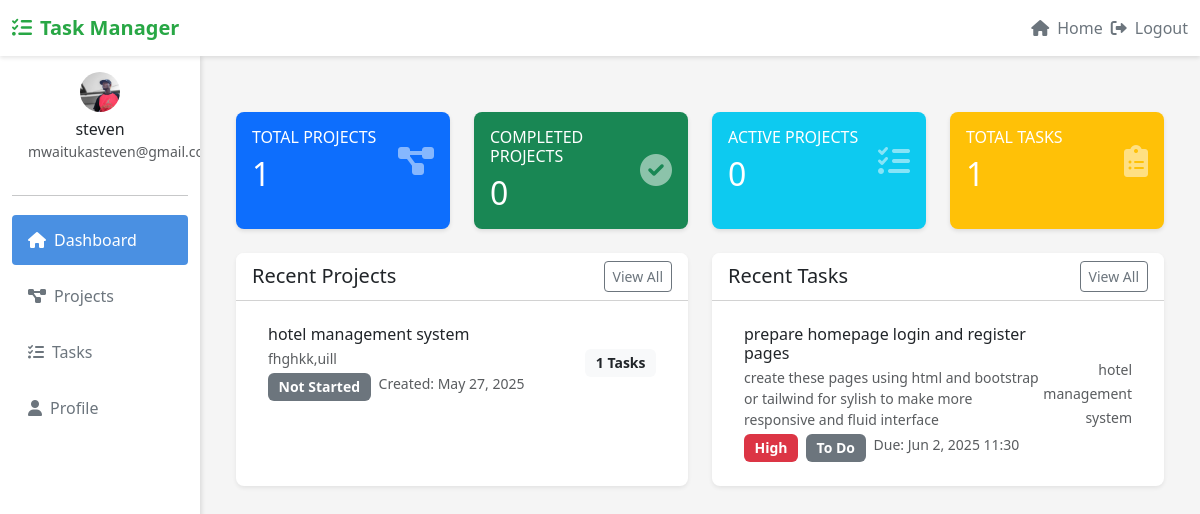
The page /dashboard/ (signed in) on the database its author committed.
### task_manager_app/models.py (models this page shows, shortened)
class UserProfile(models.Model):
    user = models.OneToOneField(User, on_delete=models.CASCADE, related_name='userprofile')
    profile_picture = models.ImageField(upload_to='profile_pics/', null=True, blank=True)
    bio = models.TextField(max_length=500, blank=True)

class Project(models.Model):
    STATUS_CHOICES = [
        ('not_started', 'Not Started'),
        ('in_progress', 'In Progress'),
        ('completed', 'Completed'),
    ]
    name = models.CharField(max_length=200)
    description = models.TextField()
    user = models.ForeignKey(User, on_delete=models.CASCADE, related_name='projects', null=True, blank=True)
    created_at = models.DateTimeField(auto_now_add=True)
    updated_at = models.DateTimeField(auto_now=True)
    status = models.CharField(max_length=20, choices=STATUS_CHOICES, default='not_started')
    class Meta:
        ordering = ['-updated_at']

class Task(models.Model):
    PRIORITY_CHOICES = [
        ('L', 'Low'),
        ('M', 'Medium'),
        ('H', 'High'),
    ]
    STATUS_CHOICES = [
        ('T', 'To Do'),
        ('P', 'In Progress'),
        ('D', 'Done'),
    ]
    title = models.CharField(max_length=200)
    description = models.TextField(blank=True)
    project = models.ForeignKey(Project, on_delete=models.CASCADE, related_name='tasks')
    status = models.CharField(max_length=1, choices=STATUS_CHOICES, default='T')
    priority = models.CharField(max_length=1, choices=PRIORITY_CHOICES, default='M')
    created_at = models.DateTimeField(auto_now_add=True)
    updated_at = models.DateTimeField(auto_now=True)
    due_date = models.DateTimeField(null=True, blank=True)
    is_completed = models.BooleanField(default=False)
    class Meta:
        ordering = ['-updated_at']

### task_manager_app/views.py (the view)
# urls.py: path('dashboard/', views.dashboard, name='dashboard'),
@login_required
def dashboard(request):
    total_projects = Project.objects.filter(user=request.user).count()
    completed_projects = Project.objects.filter(user=request.user, status='completed').count()
    active_projects = Project.objects.filter(user=request.user, status='in_progress').count()
    total_tasks = Task.objects.filter(project__user=request.user).count()
    recent_projects = Project.objects.filter(user=request.user).order_by('-created_at')[:5]
    recent_tasks = Task.objects.filter(project__user=request.user).order_by('-created_at')[:5]
    context = {
        'total_projects': total_projects,
        'completed_projects': completed_projects,
        'active_projects': active_projects,
        'total_tasks': total_tasks,
        'recent_projects': recent_projects,
        'recent_tasks': recent_tasks,
    }
    return render(request, 'task_manager_app/dashboard.html', context)

### task_manager_app/templates/task_manager_app/dashboard.html (shortened to what this page needs)
{% extends 'base.html' %}
{% block content %}
<div class="container py-4">
    <div class="row mb-4">
        <div class="col-md-3">
            <div class="card bg-primary text-white h-100">
                <div class="card-body">
                    <div class="d-flex justify-content-between align-items-center">
                        <div>
                            <h6 class="text-uppercase mb-2">Total Projects</h6>
                            <h2 class="mb-0">{{ total_projects }}</h2>
                        </div>
                        <i class="fas fa-project-diagram fa-2x opacity-50"></i>
                    </div>
                </div>
            </div>
        </div>
        <div class="col-md-3">
            <div class="card bg-success text-white h-100">
                <div class="card-body">
                    <div class="d-flex justify-content-between align-items-center">
                        <div>
                            <h6 class="text-uppercase mb-2">Completed Projects</h6>
                            <h2 class="mb-0">{{ completed_projects }}</h2>
                        </div>
                        <i class="fas fa-check-circle fa-2x opacity-50"></i>
                    </div>
                </div>
            </div>
        </div>
        <div class="col-md-3">
            <div class="card bg-info text-white h-100">
                <div class="card-body">
                    <div class="d-flex justify-content-between align-items-center">
                        <div>
                            <h6 class="text-uppercase mb-2">Active Projects</h6>
                            <h2 class="mb-0">{{ active_projects }}</h2>
                        </div>
                        <i class="fas fa-tasks fa-2x opacity-50"></i>
                    </div>
                </div>
            </div>
        </div>
        <div class="col-md-3">
            <div class="card bg-warning text-white h-100">
                <div class="card-body">
                    <div class="d-flex justify-content-between align-items-center">
                        <div>
                            <h6 class="text-uppercase mb-2">Total Tasks</h6>
                            <h2 class="mb-0">{{ total_tasks }}</h2>
                        </div>
                        <i class="fas fa-clipboard-list fa-2x opacity-50"></i>
                    </div>
                </div>
            </div>
        </div>
    </div>
    <div class="row">
        <div class="col-md-6 mb-4">
            <div class="card shadow-sm h-100">
                <div class="card-header bg-white d-flex justify-content-between align-items-center">
                    <h5 class="card-title mb-0">Recent Projects</h5>
                    <a href="{% url 'task_manager:project_list' %}" class="btn btn-outline-primary btn-sm">
                        View All
                    </a>
                </div>
                <div class="card-body">
                    {% if recent_projects %}
                        <div class="list-group list-group-flush">
                            {% for project in recent_projects %}
                                <a href="{% url 'task_manager:project_detail' project_id=project.id %}"
                                   class="list-group-item list-group-item-action">
                                    <div class="d-flex w-100 justify-content-between align-items-center">
                                        <div>
                                            <h6 class="mb-1">{{ project.name }}</h6>
                                            <p class="mb-1 text-muted small">{{ project.description|truncatewords:20 }}</p>
                                            <div class="d-flex gap-2">
                                                <span class="badge bg-{% if project.status == 'completed' %}success{% elif project.status == 'in_progress' %}primary{% else %}secondary{% endif %}">
                                                    {{ project.get_status_display }}
                                                </span>
                                                <small class="text-muted">Created: {{ project.created_at|date:"M j, Y" }}</small>
                                            </div>
                                        </div>
                                        <div class="text-end">
                                            <span class="badge bg-light text-dark">
                                                {{ project.tasks.count }} Tasks
                                            </span>
                                        </div>
                                    </div>
                                </a>
                            {% endfor %}
                        </div>
                    {% else %}
                        <p class="text-muted mb-0">No projects yet. Create your first project!</p>
                    {% endif %}
                </div>
            </div>
        </div>
        <div class="col-md-6 mb-4">
            <div class="card shadow-sm h-100">
                <div class="card-header bg-white d-flex justify-content-between align-items-center">
                    <h5 class="card-title mb-0">Recent Tasks</h5>
                    <a href="{% url 'task_manager:task_list' %}" class="btn btn-outline-primary btn-sm">
                        View All
                    </a>
                </div>
                <div class="card-body">
                    {% if recent_tasks %}
                        <div class="list-group list-group-flush">
                            {% for task in recent_tasks %}
                                <a href="{% url 'task_manager:task_list' %}"
                                   class="list-group-item list-group-item-action">
                                    <div class="d-flex w-100 justify-content-between align-items-center">
                                        <div>
                                            <h6 class="mb-1">{{ task.title }}</h6>
                                            <p class="mb-1 text-muted small">{{ task.description|truncatewords:20 }}</p>
                                            <div class="d-flex gap-2">
                                                <span class="badge bg-{% if task.priority == 'H' %}danger{% elif task.priority == 'M' %}warning{% else %}info{% endif %}">
                                                    {{ task.get_priority_display }}
                                                </span>
                                                <span class="badge bg-{% if task.is_completed %}success{% else %}secondary{% endif %}">
                                                    {{ task.get_status_display }}
                                                </span>
                                                {% if task.due_date %}
                                                    <small class="text-muted">Due: {{ task.due_date|date:"M j, Y H:i" }}</small>
                                                {% endif %}
                                            </div>
                                        </div>
                                        <div class="text-end">
                                            <small class="text-muted">{{ task.project.name }}</small>
                                        </div>
                                    </div>
                                </a>
                            {% endfor %}
                        </div>
                    {% else %}
                        <p class="text-muted mb-0">No tasks yet. Add your first task!</p>
                    {% endif %}
                </div>
            </div>
        </div>
    </div>
</div>
{% endblock %}

### task_manager_app/templates/base.html (shortened to what this page needs)
<!DOCTYPE html>
<html lang="en">
<head>
    <link href="https://cdn.jsdelivr.net/npm/bootstrap@5.3.0/dist/css/bootstrap.min.css" rel="stylesheet">
    <link href="https://cdnjs.cloudflare.com/ajax/libs/font-awesome/6.0.0/css/all.min.css" rel="stylesheet">
</head>
<body>
    <nav class="navbar navbar-expand-lg navbar-light">
        <div class="container-fluid">
            <a class="navbar-brand" href="{% url 'task_manager:homepage' %}">
                <i class="fas fa-tasks me-2"></i>Task Manager
            </a>
            <div class="collapse navbar-collapse" id="navbarNav">
                <ul class="navbar-nav ms-auto align-items-center">
                    {% if user.is_authenticated %}
                        <li class="nav-item">
                            <a class="nav-link" href="{% url 'task_manager:homepage' %}">
                                <i class="fas fa-home me-2"></i>Home
                            </a>
                        </li>
                        <li class="nav-item">
                            <form method="post" action="{% url 'logout' %}" class="d-inline m-0">
                                <button type="submit" class="btn btn-link nav-link p-0">
                                    <i class="fas fa-sign-out-alt me-2"></i>Logout
                                </button>
                            </form>
                        </li>
                    {% endif %}
                </ul>
            </div>
        </div>
    </nav>
    <div class="container-fluid">
        <div class="row">
            {% if user.is_authenticated %}
            <div class="col-md-3 col-lg-2 d-md-block sidebar collapse">
                <div class="position-sticky">
                    <div class="text-center p-3">
                        {% if user.userprofile.profile_picture %}
                            <img src="{{ user.userprofile.profile_picture.url }}" alt="Profile" class="rounded-circle profile-img mb-2">
                        {% else %}
                            <i class="fas fa-user-circle fa-3x mb-2 text-secondary"></i>
                        {% endif %}
                        <h6 class="mb-0">{{ user.username }}</h6>
                        <small class="text-muted">{{ user.email }}</small>
                    </div>
                    <hr>
                    <ul class="nav flex-column">
                        <li class="nav-item">
                            <a class="nav-link {% if request.resolver_match.url_name == 'dashboard' %}active{% endif %}" href="{% url 'task_manager:dashboard' %}">
                                <i class="fas fa-home me-2"></i>Dashboard
                            </a>
                        </li>
                        <li class="nav-item">
                            <a class="nav-link {% if request.resolver_match.url_name == 'project_list' %}active{% endif %}" href="{% url 'task_manager:project_list' %}">
                                <i class="fas fa-project-diagram me-2"></i>Projects
                            </a>
                        </li>
                        <li class="nav-item">
                            <a class="nav-link {% if request.resolver_match.url_name == 'task_list' %}active{% endif %}" href="{% url 'task_manager:task_list' %}">
                                <i class="fas fa-tasks me-2"></i>Tasks
                            </a>
                        </li>
                        <li class="nav-item">
                            <a class="nav-link {% if request.resolver_match.url_name == 'profile' %}active{% endif %}" href="{% url 'task_manager:profile' %}">
                                <i class="fas fa-user me-2"></i>Profile
                            </a>
                        </li>
                    </ul>
                </div>
            </div>
            {% endif %}
            <main class="col-md-9 ms-sm-auto col-lg-10 px-md-4 main-content">
                {% block content %}{% endblock %}
            </main>
        </div>
    </div>
</body>
</html>

### task_manager_app/templates/base.html (style rules this page uses)
:root { --primary-color: #4a90e2; --secondary-color: #f8f9fa; --accent-color: #6c757d; --success-color: #28a745; --danger-color: #dc3545; --warning-color: #ffc107; --info-color: #17a2b8; }
body { min-height: 100vh; display: flex; flex-direction: column; background-color: #f5f5f5; }
.navbar { background-color: white; box-shadow: 0 2px 4px rgba(0,0,0,0.1); position: sticky; top: 0; z-index: 1000; }
.navbar-brand { font-weight: bold; color: var(--success-color); }
.nav-link { color: var(--accent-color); transition: color 0.3s ease; }
.btn-outline-primary { color: var(--accent-color); border-color: var(--accent-color); }
.card { border: none; box-shadow: 0 2px 4px rgba(0,0,0,0.1); transition: transform 0.3s ease; }
.btn-link { text-decoration: none; padding: 0; }
.sidebar { background-color: white; min-height: calc(100vh - 56px); box-shadow: 2px 0 4px rgba(0,0,0,0.1); position: sticky; top: 56px; height: calc(100vh - 56px); overflow-y: auto; }
.sidebar .nav-link { color: var(--accent-color); padding: 0.8rem 1rem; border-radius: 0.25rem; margin: 0.2rem 0; transition: all 0.3s ease; }
.sidebar .nav-link.active { background-color: var(--primary-color); color: white; }
.profile-img { width: 40px; height: 40px; object-fit: cover; }
.main-content { flex: 1; padding: 2rem; background-color: #f5f5f5; }

### task_manager_app/templates/task_manager_app/dashboard.html (style rules this page uses)
.card { border: none; border-radius: 0.5rem; }
.card-header { border-radius: 0.5rem 0.5rem 0 0 !important; }
.list-group-item { border-left: none; border-right: none; transition: background-color 0.2s; }
.list-group-item:first-child { border-top: none; }
.list-group-item:last-child { border-bottom: none; }
.badge { font-size: 0.875rem; padding: 0.5em 0.75em; }

### rows shown on the page
Project: name "hotel management system", description "fhghkk,uill", status "Not Started", created_at "May 27, 2025", tasks.count "1"
Task: title "prepare homepage login and register pages", description "create these pages using html and bootstrap or tailwind for sylish to make more responsive and fluid interface", priority "High", status "To Do", due_date "Jun 2, 2025 11:30", project.name "hotel management system"

### other values the page prints
{{ user.username }} "steven"
{{ total_projects }} "1"
{{ completed_projects }} "0"
{{ active_projects }} "0"
{{ total_tasks }} "1"
